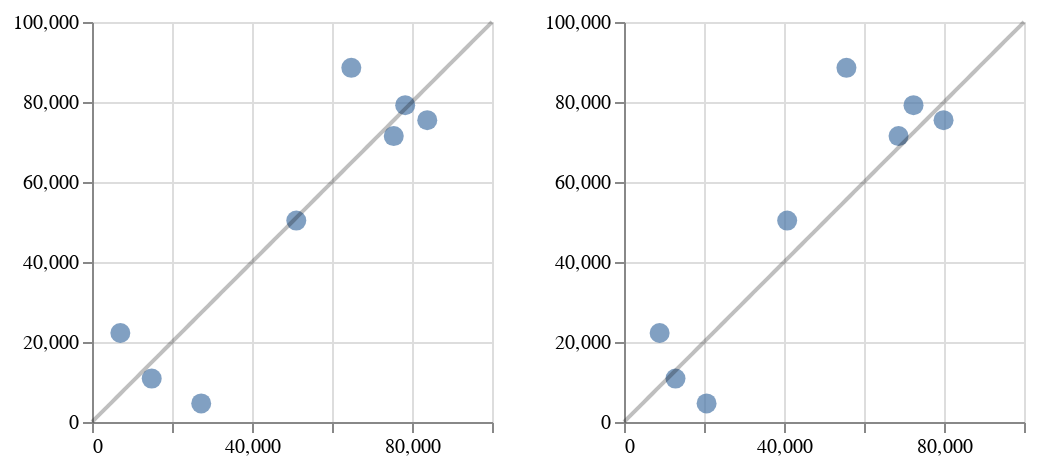

Write notebook code for a chart like this one.
### Code cell
model_1_data = model_data.copy()



popt_powerlaw, pcov_powerlaw = scipy.optimize.curve_fit(
    model_1_powerlaw, 
    model_1_data['Drainage area (square km)'].to_list(),
    model_1_data['Sediment Yield (ton/yr)'].to_list()
)

popt_powerlaw = [385.93, 2.0287]

popt_linear, pcov_linear = scipy.optimize.curve_fit(
    model_1_linear, 
    model_1_data['Drainage area (square km)'].to_list(),
    model_1_data['Sediment Yield (ton/yr)'].to_list()
)

model_1_data['Power law predicted sediment yield (ton/yr)'] = model_1_data.apply(
    lambda row: model_1_powerlaw(row['Drainage area (square km)'], popt_powerlaw[0], popt_powerlaw[1]),
    axis=1
)

model_1_data['Linear predicted sediment yield (ton/yr)'] = model_1_data.apply(
    lambda row: model_1_linear(row['Drainage area (square km)'], popt_linear[0], popt_linear[1]),
    axis=1
)

parameters_dict_powerlaw[1] = popt_powerlaw
parameters_dict_linear[1] = popt_linear

model_1_plot_linear = r2_plot(model_1_data, 'Linear predicted sediment yield (ton/yr)', 'Sediment Yield (ton/yr)', limit=100000)
model_1_plot_powerlaw = r2_plot(model_1_data, 'Power law predicted sediment yield (ton/yr)', 'Sediment Yield (ton/yr)', limit=100000)

model_1_plot_linear | model_1_plot_powerlaw

### Figure 1 — Vega-Lite specification as saved in the notebook (floating-point values rounded to 4 significant figures)
{"config": {"view": {"continuousWidth": 400, "continuousHeight": 300}}, "hconcat": [{"layer": [{"data": {"name": "data-94245e7f0f230b3e8149d57d86fe421f"}, "mark": {"type": "circle", "size": 100}, "encoding": {"x": {"field": "Linear predicted sediment yield (ton/yr)", "title": "", "type": "quantitative"}, "y": {"field": "Sediment Yield (ton/yr)", "title": "", "type": "quantitative"}}}, {"data": {"name": "data-99f1f73174d8dd811b34db72565db148"}, "mark": {"type": "line", "color": "black", "opacity": 0.25}, "encoding": {"x": {"field": "x", "scale": {"domain": [0, 100000]}, "type": "quantitative"}, "y": {"field": "y", "scale": {"domain": [0, 100000]}, "type": "quantitative"}}}], "height": 200, "width": 200}, {"layer": [{"data": {"name": "data-94245e7f0f230b3e8149d57d86fe421f"}, "mark": {"type": "circle", "size": 100}, "encoding": {"x": {"field": "Power law predicted sediment yield (ton/yr)", "title": "", "type": "quantitative"}, "y": {"field": "Sediment Yield (ton/yr)", "title": "", "type": "quantitative"}}}, {"data": {"name": "data-99f1f73174d8dd811b34db72565db148"}, "mark": {"type": "line", "color": "black", "opacity": 0.25}, "encoding": {"x": {"field": "x", "scale": {"domain": [0, 100000]}, "type": "quantitative"}, "y": {"field": "y", "scale": {"domain": [0, 100000]}, "type": "quantitative"}}}], "height": 200, "width": 200}], "$schema": "https://vega.github.io/schema/vega-lite/v4.17.0.json", "datasets": {"data-94245e7f0f230b3e8149d57d86fe421f": [{"Valley Name": "Park", "Drainage area (square km)": 9.948, "Channel slope": 0.09576, "Hillslope domain slope": 0.5518, "Glacial retreat area (km²)": 0.39, "glacial area 1977/79": 3.298, "Nonigneous fraction": 0.6989, "Sediment Yield (ton/yr)": 50360.0, "Sediment Yield (ton/km²/yr)": 5062.0, "Upper CI sediment yield": 42960.0, "Lower CI sediment yield": 57760.0, "Upper CI sediment yield normalized": 4318.0, "Lower CI sediment yield normalized": 5806.0, "glacial retreat relative": 0.1183, "Channel slope (degrees)": 5.47, "Hillslope domain slope (degrees)": 28.89, "Power law predicted sediment yield (ton/yr)": 40800.0, "Linear predicted sediment yield (ton/yr)": 51070.0}, {"Valley Name": "Rainbow", "Drainage area (square km)": 12.86, "Channel slope": 0.08801, "Hillslope domain slope": 0.5901, "Glacial retreat area (km²)": 0.687, "glacial area 1977/79": 2.699, "Nonigneous fraction": 0.9792, "Sediment Yield (ton/yr)": 71480.0, "Sediment Yield (ton/km²/yr)": 5560.0, "Upper CI sediment yield": 60930.0, "Lower CI sediment yield": 82030.0, "Upper CI sediment yield normalized": 4739.0, "Lower CI sediment yield normalized": 6380.0, "glacial retreat relative": 0.2545, "Channel slope (degrees)": 5.03, "Hillslope domain slope (degrees)": 30.54, "Power law predicted sediment yield (ton/yr)": 68640.0, "Linear predicted sediment yield (ton/yr)": 75440.0}, {"Valley Name": "Boulder", "Drainage area (square km)": 5.634, "Channel slope": 0.1906, "Hillslope domain slope": 0.4583, "Glacial retreat area (km²)": 0.802, "glacial area 1977/79": 6.441, "Nonigneous fraction": 0.3234, "Sediment Yield (ton/yr)": 10850.0, "Sediment Yield (ton/km²/yr)": 1926.0, "Upper CI sediment yield": -6742.0, "Lower CI sediment yield": 28450.0, "Upper CI sediment yield normalized": -1197.0, "Lower CI sediment yield normalized": 5049.0, "glacial retreat relative": 0.1245, "Channel slope (degrees)": 10.79, "Hillslope domain slope (degrees)": 24.62, "Power law predicted sediment yield (ton/yr)": 12870.0, "Linear predicted sediment yield (ton/yr)": 14930.0}, {"Valley Name": "Thunder", "Drainage area (square km)": 7.111, "Channel slope": 0.2053, "Hillslope domain slope": 0.4172, "Glacial retreat area (km²)": 0.18, "glacial area 1977/79": 0.97, "Nonigneous fraction": 0.2687, "Sediment Yield (ton/yr)": 4639.0, "Sediment Yield (ton/km²/yr)": 652.4, "Upper CI sediment yield": -8915.0, "Lower CI sediment yield": 18190.0, "Upper CI sediment yield normalized": -1254.0, "Lower CI sediment yield normalized": 2558.0, "glacial retreat relative": 0.1856, "Channel slope (degrees)": 11.6, "Hillslope domain slope (degrees)": 22.65, "Power law predicted sediment yield (ton/yr)": 20640.0, "Linear predicted sediment yield (ton/yr)": 27300.0}, {"Valley Name": "Easton", "Drainage area (square km)": 4.699, "Channel slope": 0.1731, "Hillslope domain slope": 0.4725, "Glacial retreat area (km²)": 0.185, "glacial area 1977/79": 2.897, "Nonigneous fraction": 1.0, "Sediment Yield (ton/yr)": 22240.0, "Sediment Yield (ton/km²/yr)": 4733.0, "Upper CI sediment yield": 16170.0, "Lower CI sediment yield": 28310.0, "Upper CI sediment yield normalized": 3442.0, "Lower CI sediment yield normalized": 6025.0, "glacial retreat relative": 0.06386, "Channel slope (degrees)": 9.818, "Hillslope domain slope (degrees)": 25.29, "Power law predicted sediment yield (ton/yr)": 8907.0, "Linear predicted sediment yield (ton/yr)": 7087.0}, {"Valley Name": "Deming", "Drainage area (square km)": 11.59, "Channel slope": 0.1191, "Hillslope domain slope": 0.7239, "Glacial retreat area (km²)": 0.369, "glacial area 1977/79": 5.126, "Nonigneous fraction": 1.0, "Sediment Yield (ton/yr)": 88540.0, "Sediment Yield (ton/km²/yr)": 7640.0, "Upper CI sediment yield": 79990.0, "Lower CI sediment yield": 97090.0, "Upper CI sediment yield normalized": 6902.0, "Lower CI sediment yield normalized": 8377.0, "glacial retreat relative": 0.07199, "Channel slope (degrees)": 6.792, "Hillslope domain slope (degrees)": 35.9, "Power law predicted sediment yield (ton/yr)": 55610.0, "Linear predicted sediment yield (ton/yr)": 64830.0}, {"Valley Name": "Coleman", "Drainage area (square km)": 13.85, "Channel slope": 0.1266, "Hillslope domain slope": 0.5992, "Glacial retreat area (km²)": 0.658, "glacial area 1977/79": 10.92, "Nonigneous fraction": 0.7786, "Sediment Yield (ton/yr)": 75450.0, "Sediment Yield (ton/km²/yr)": 5446.0, "Upper CI sediment yield": 68310.0, "Lower CI sediment yield": 82590.0, "Upper CI sediment yield normalized": 4931.0, "Lower CI sediment yield normalized": 5961.0, "glacial retreat relative": 0.06028, "Channel slope (degrees)": 7.217, "Hillslope domain slope (degrees)": 30.93, "Power law predicted sediment yield (ton/yr)": 79890.0, "Linear predicted sediment yield (ton/yr)": 83810.0}, {"Valley Name": "Mazama", "Drainage area (square km)": 13.2, "Channel slope": 0.1344, "Hillslope domain slope": 0.8494, "Glacial retreat area (km²)": 0.563, "glacial area 1977/79": 5.583, "Nonigneous fraction": 0.8858, "Sediment Yield (ton/yr)": 79210.0, "Sediment Yield (ton/km²/yr)": 6003.0, "Upper CI sediment yield": 59230.0, "Lower CI sediment yield": 99200.0, "Upper CI sediment yield normalized": 4488.0, "Lower CI sediment yield normalized": 7517.0, "glacial retreat relative": 0.1008, "Channel slope (degrees)": 7.657, "Hillslope domain slope (degrees)": 40.35, "Power law predicted sediment yield (ton/yr)": 72380.0, "Linear predicted sediment yield (ton/yr)": 78300.0}], "data-99f1f73174d8dd811b34db72565db148": [{"x": 0.0, "y": 0.0}, {"x": 1010.0, "y": 1010.0}, {"x": 2020.0, "y": 2020.0}, {"x": 3030.0, "y": 3030.0}, {"x": 4040.0, "y": 4040.0}, {"x": 5051.0, "y": 5051.0}, {"x": 6061.0, "y": 6061.0}, {"x": 7071.0, "y": 7071.0}, {"x": 8081.0, "y": 8081.0}, {"x": 9091.0, "y": 9091.0}, {"x": 10100.0, "y": 10100.0}, {"x": 11110.0, "y": 11110.0}, {"x": 12120.0, "y": 12120.0}, {"x": 13130.0, "y": 13130.0}, {"x": 14140.0, "y": 14140.0}, {"x": 15150.0, "y": 15150.0}, {"x": 16160.0, "y": 16160.0}, {"x": 17170.0, "y": 17170.0}, {"x": 18180.0, "y": 18180.0}, {"x": 19190.0, "y": 19190.0}, {"x": 20200.0, "y": 20200.0}, {"x": 21210.0, "y": 21210.0}, {"x": 22220.0, "y": 22220.0}, {"x": 23230.0, "y": 23230.0}, {"x": 24240.0, "y": 24240.0}, {"x": 25250.0, "y": 25250.0}, {"x": 26260.0, "y": 26260.0}, {"x": 27270.0, "y": 27270.0}, {"x": 28280.0, "y": 28280.0}, {"x": 29290.0, "y": 29290.0}, {"x": 30300.0, "y": 30300.0}, {"x": 31310.0, "y": 31310.0}, {"x": 32320.0, "y": 32320.0}, {"x": 33330.0, "y": 33330.0}, {"x": 34340.0, "y": 34340.0}, {"x": 35350.0, "y": 35350.0}, {"x": 36360.0, "y": 36360.0}, {"x": 37370.0, "y": 37370.0}, {"x": 38380.0, "y": 38380.0}, {"x": 39390.0, "y": 39390.0}, {"x": 40400.0, "y": 40400.0}, {"x": 41410.0, "y": 41410.0}, {"x": 42420.0, "y": 42420.0}, {"x": 43430.0, "y": 43430.0}, {"x": 44440.0, "y": 44440.0}, {"x": 45450.0, "y": 45450.0}, {"x": 46460.0, "y": 46460.0}, {"x": 47470.0, "y": 47470.0}, {"x": 48480.0, "y": 48480.0}, {"x": 49490.0, "y": 49490.0}, {"x": 50510.0, "y": 50510.0}, {"x": 51520.0, "y": 51520.0}, {"x": 52530.0, "y": 52530.0}, {"x": 53540.0, "y": 53540.0}, {"x": 54550.0, "y": 54550.0}, {"x": 55560.0, "y": 55560.0}, {"x": 56570.0, "y": 56570.0}, {"x": 57580.0, "y": 57580.0}, {"x": 58590.0, "y": 58590.0}, {"x": 59600.0, "y": 59600.0}, {"x": 60610.0, "y": 60610.0}, {"x": 61620.0, "y": 61620.0}, {"x": 62630.0, "y": 62630.0}, {"x": 63640.0, "y": 63640.0}, {"x": 64650.0, "y": 64650.0}, {"x": 65660.0, "y": 65660.0}, {"x": 66670.0, "y": 66670.0}, {"x": 67680.0, "y": 67680.0}, {"x": 68690.0, "y": 68690.0}, {"x": 69700.0, "y": 69700.0}, {"x": 70710.0, "y": 70710.0}, {"x": 71720.0, "y": 71720.0}, {"x": 72730.0, "y": 72730.0}, {"x": 73740.0, "y": 73740.0}, {"x": 74750.0, "y": 74750.0}, {"x": 75760.0, "y": 75760.0}, {"x": 76770.0, "y": 76770.0}, {"x": 77780.0, "y": 77780.0}, {"x": 78790.0, "y": 78790.0}, {"x": 79800.0, "y": 79800.0}, {"x": 80810.0, "y": 80810.0}, {"x": 81820.0, "y": 81820.0}, {"x": 82830.0, "y": 82830.0}, {"x": 83840.0, "y": 83840.0}, {"x": 84850.0, "y": 84850.0}, {"x": 85860.0, "y": 85860.0}, {"x": 86870.0, "y": 86870.0}, {"x": 87880.0, "y": 87880.0}, {"x": 88890.0, "y": 88890.0}, {"x": 89900.0, "y": 89900.0}, {"x": 90910.0, "y": 90910.0}, {"x": 91920.0, "y": 91920.0}, {"x": 92930.0, "y": 92930.0}, {"x": 93940.0, "y": 93940.0}, {"x": 94950.0, "y": 94950.0}, {"x": 95960.0, "y": 95960.0}, {"x": 96970.0, "y": 96970.0}, {"x": 97980.0, "y": 97980.0}, {"x": 98990.0, "y": 98990.0}, {"x": 100000.0, "y": 100000.0}]}}
